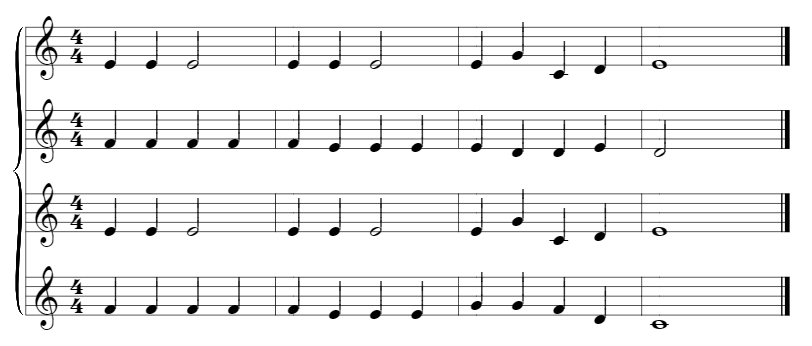
#> input picture Untitled.png, 812 x 346 px; its folder holds only this picture in this run; the run also reads 2 pictures not shown here
$ python main.py . out   (older library calls are emulated)
#> lines starting #> are read from the running program, lines starting #| are printed output that depends on the picture; after the words box and inside, x2 and y2 are one past the last pixel; in counts of white or black regions, pixels touching at a corner belong together
### project.py
#!/usr/bin/env python
# coding: utf-8

# In[1]:


from commonfunctions import *
from utility_functions import *
from skimage.filters import sobel_h, sobel_v, laplace
from skimage.io import imshow, imread
from skimage.filters import threshold_otsu, threshold_niblack, threshold_local, threshold_li, apply_hysteresis_threshold, try_all_threshold
from skimage.morphology import binary_erosion, binary_dilation, binary_opening, binary_closing, skeletonize, thin
from skimage.transform import hough_line, hough_line_peaks, hough_circle, hough_circle_peaks
from skimage.feature import canny, blob_dog, blob_log, blob_doh, corner_harris, corner_subpix, corner_peaks, match_template
from skimage import  color, data, transform, exposure
from skimage.draw import line,disk, circle_perimeter
from scipy.signal import convolve2d
from scipy.ndimage.morphology import binary_fill_holes
from out import *
from classify import classify
import os
import sys

# In[2]:

def program(in_file, out_file):
	## NOTE you can find a list of musical symbols and their names here https://en.wikipedia.org/wiki/List_of_musical_symbols .
	# This facilitates naming variables and writing comments.
	## NOTE We will do the same transformation functions rotate/scale/crop/... on both binary and gray images in parallel
	## so that if anyone needed to work on the gray image at any time. it will be available

	## Thresholding:
	##---------------------------------

	# 'test-set-camera-captured/test-cases/22.jpg'
	# 'test-set-scanned/test-cases/02.PNG'
#> called with in_file = 'Untitled.png', out_file = 'out'
	read_image = imread(in_file)
#> read_image is the input picture: shape (346, 812, 3); min 0, max 255, mean 237.9
	if(len(read_image.shape) == 2):
		gray_image = read_image
	elif(read_image.shape[2] == 3):
		gray_image = rgb2gray(read_image)
	elif(read_image.shape[2] == 4):
		gray_image = rgb2gray(rgba2rgb(read_image))

	binary_image = gray_image
	# thresh = threshold_niblack(binary_image, 55, k=0.8)
	# thresh = threshold_local(binary_image, block_size=205)  # block_size must be odd


	# thresh = threshold_li(binary_image)       # Works well with camera captured images
	thresh = threshold_otsu(binary_image)       # Works well with scanned image (High quality images)
#> thresh = 0.666

	binary_image = binary_image < thresh
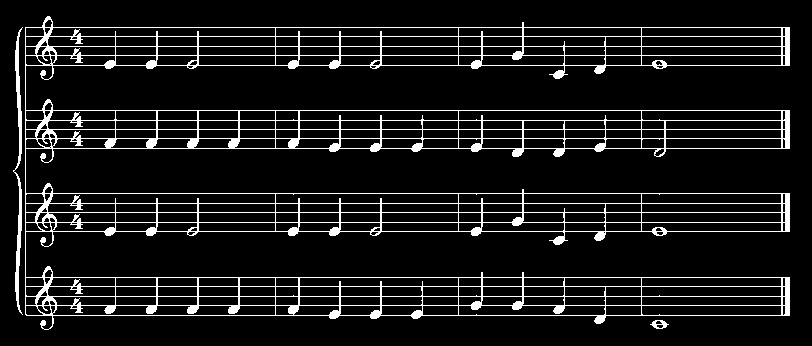
#> binary_image: shape (346, 812) bool; 9.1% white in thin lines or dots, all inside (x1, y1, x2, y2) = (13, 16, 790, 330)
	# binary_image = binary_image.astype('float64')
	# binary_image = binary_fill_holes(binary_image)
	# show_images([gray_image, binary_image], ["Original (gray_image)", "Binarized image"])


	# fig, ax = try_all_threshold(gray_image, figsize=(10, 6), verbose=False)


	# In[3]:


	## Initial Orientation Adjustment:
	##---------------------------------

	#This cell and the next 3 cells were written by Ali & Saad
	#And they are equivalent to:
	rotated_image, rotation_angle = adjust_orientation(binary_image)
	original_image_rotated = transform.rotate(gray_image, rotation_angle, resize=True, clip=False, mode="edge", preserve_range=True)
	# If orientation is incorrect (the image was rotated in the reverse direction) then rotate by 180
	# This is know by checking the location of the "Brace". If it is on the left side then the orientation is correct.
	# if it is on the right side then the orientation is incorrect.
	if(not check_if_orientation_is_correct):
		rotated_image = transform.rotate(binary_image, 180, resize=True, clip=False, cval=0, preserve_range=True)
		original_image_rotated = transform.rotate(gray_image, 180, resize=True, clip=False, cval=0, preserve_range=True)
	# show_images([rotated_image, original_image_rotated], ["Rotated Image" , "Original image rotated"])
	binary_image = rotated_image
	gray_image = original_image_rotated


	# In[4]:


	## Row segmentation
	row_images, row_images_original, seg_locs = segment_image_into_rows(binary_image, gray_image)

	# show_images([remove_staff_lines(row_images[0])])
	## Then column segmentation
	symbols = []
	symbols_no_staff_lines = []
	rows_lines = []
	second_halves_indexes = []

	for i, row_img in enumerate(row_images):
		original_row = row_images_original[i]
		## Adjust orientation again for each row
		row_img, rotation_angle = adjust_orientation(row_img)
		row_img = np.round(row_img).astype(int)

		# draw_lines_on_image(row_img, reduce_lines_to_5(detect_lines(row_img)))


		###############################START SPLITTING ROW IN 2 HALVES################################

		row_img, original_row = truncate_left_and_right_empty_spaces(row_img, original_row)
		# row_img, original_row = remove_right_side_bold_barline(row_img, original_row)
		# row_img, original_row = remove_left_side_brace(row_img, original_row)

		vertical_histogram = get_vertical_histogram(row_img)
		max_freq_col = get_most_repeated_pixel_count_in_columns(row_img)
		cut_position = len(vertical_histogram)//2
		while(vertical_histogram[cut_position] > max_freq_col):
			cut_position += 1

		# CUT ROW IN TWO HALVES
		img_row_first_half = row_img[:, :cut_position]
		img_row_second_half = row_img[:, cut_position:]
		original_row_first_half = original_row[:, :cut_position]
		original_row_second_half = original_row[:, cut_position:]

		# ROTATE EACH HALF
		img_row_first_half, rotation_angle = adjust_orientation(img_row_first_half)
		img_row_first_half= np.round(img_row_first_half).astype(int)

		original_row_first_half = transform.rotate(original_row_first_half, rotation_angle, resize=True, clip=False, cval=0)
		original_row_first_half= np.round(original_row_first_half).astype(int)


		img_row_second_half, rotation_angle = adjust_orientation(img_row_second_half)
		img_row_second_half= np.round(img_row_second_half).astype(int)

		original_row_second_half = transform.rotate(original_row_second_half, rotation_angle, resize=True, clip=False, cval=0)
		original_row_second_half= np.round(original_row_second_half).astype(int)

		# show_images([original_row_first_half, original_row_second_half, img_row_first_half, img_row_second_half])

		# EXTRACT (SYMBOLS, SYMBOLS WITHOUT STAFF LINES, AND STAFF LINES POISITIONS) FROM EACH HALF
		first_half_symbols_original, first_half_symbols_no_staff_lines, first_half_lines = segment_symbols(img_row_first_half, original_row_first_half, True)
		second_half_symbols_original, second_half_symbols_no_staff_lines, second_half_lines = segment_symbols(img_row_second_half, original_row_second_half, True)


		if(len(first_half_lines) < 5):
			first_half_lines = reduce_lines_to_5(detect_lines(row_img))

		if(len(second_half_lines) < 5):
			second_half_lines = reduce_lines_to_5(detect_lines(row_img))


		symbols_in_row_original = first_half_symbols_original
		second_half_index = len(first_half_symbols_original)
		symbols_in_row_original.extend(second_half_symbols_original)


		symbols_in_row_no_staff_lines = first_half_symbols_no_staff_lines
		symbols_in_row_no_staff_lines.extend(second_half_symbols_no_staff_lines)

		second_halves_indexes.append(second_half_index)


		symbols.append(symbols_in_row_original)
		symbols_no_staff_lines.append(symbols_in_row_no_staff_lines)

		rows_lines.append([first_half_lines, second_half_lines])


    # In[5]:

	labeled_symbols = classify(symbols_no_staff_lines)

	classified_symbols_with_positions = []

	classified_symbols_with_positions_all_img = []


	for i, row in enumerate(symbols_no_staff_lines):
		First_half_lines = np.array(rows_lines[i][0])
		Second_half_lines = np.array(rows_lines[i][0])
		first_half_avg_spacing =  int(get_avg_line_spacing(First_half_lines))
		second_half_avg_spacing =  int(get_avg_line_spacing(Second_half_lines))

		for j, symbol in enumerate(row):
			diameter = first_half_avg_spacing if j < second_halves_indexes[i] else second_half_avg_spacing
			lines = First_half_lines if j < second_halves_indexes[i] else Second_half_lines

			label = labeled_symbols[i][j]

			classified_symbol_with_position = calc_symbol_position(symbol, label, lines)
			classified_symbols_with_positions.append(classified_symbol_with_position)

			# If Finished computing "classified_symbols_with_positions" for half a row (first or second half)
			if(j == second_halves_indexes[i]-1 or j == len(row)-1):
				lines_locs = lines[:,:,1][:,0]
				pitches = [
					lines_locs[0] - diameter,			#b2
					# lines_locs[0] - diameter//2,	#a2
					lines_locs[0],								#g2
					# lines_locs[0] + diameter//2,	#f2
					lines_locs[1],								#d2
					# lines_locs[1] + diameter//2,	#c2
					lines_locs[2],								#b
					# lines_locs[2] + diameter//2,	#a
					lines_locs[3],                #g
					# lines_locs[3] + diameter//2,	#f
					lines_locs[4],								#e
					# lines_locs[4] + diameter//2,	#d
					lines_locs[4] + diameter,			#c
					]

				classified_symbols_with_positions_all_img.append(classified_symbols_with_positions)

				classified_symbols_with_positions = []


	# print(len(classified_symbols_with_positions_all_img))
	if(in_file.find("/") != -1):
		img_name = in_file.split('/')[-1]
	else: # if the os is using '/' split using
		img_name = in_file.split('\\')[-1]
	get_output(classified_symbols_with_positions_all_img, pitches, diameter, out_file, img_name)


########################################################################################################################################
########################################################################################################################################
########################################################################################################################################

##----MAIN----##
def main_program(in_directory, out_directory):
	path_to_test_cases = os.path.normpath(in_directory) # './test-set-scanned/test-cases'
	path_to_output = os.path.normpath(out_directory) 		# './abc'

	for fn in os.listdir(path_to_test_cases):
		try:
			path = os.path.join(path_to_test_cases, fn)
			path = os.path.normpath(path)
			program(path, path_to_output)
		except:
			print("Oops!", sys.exc_info()[0], "occurred.")
			print("Next entry.")


### utility_functions.py
import numpy as np
import math
#matplotlib
import matplotlib.pyplot as plt
from matplotlib.pyplot import bar
from matplotlib import cm
# Edges
from skimage import data, transform, exposure
from skimage.color import rgb2gray,rgb2hsv
from skimage.filters import median, sobel_h, sobel, sobel_v,roberts, prewitt, threshold_otsu, threshold_niblack, threshold_li, apply_hysteresis_threshold, try_all_threshold
from skimage.feature import canny
from skimage.morphology import binary_erosion, binary_dilation, binary_opening, binary_closing, skeletonize, thin
from skimage.transform import hough_line, hough_line_peaks
from skimage.exposure import histogram
from skimage.draw import line,disk
from skimage.feature import match_template, canny
from scipy.signal import convolve2d
from commonfunctions import *
from scipy.ndimage.morphology import binary_fill_holes


## Utility Functions:
##---------------------------------

## ForSegmentation
##---------------------------------

def adjust_orientation(img):
	skeletonized_image = skeletonize(img) #NOTE this might cause problems if the image is corrupted badly by skeletonization.
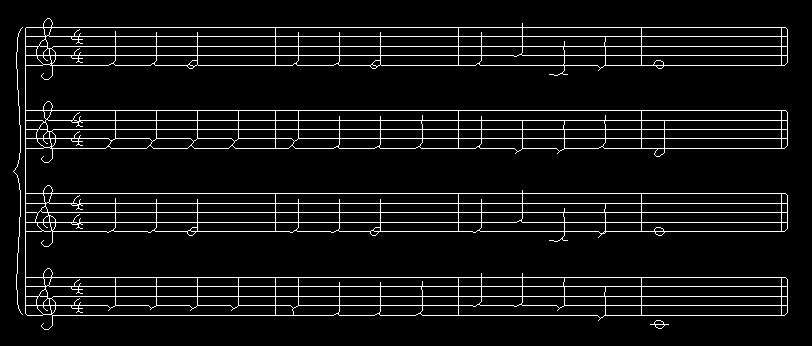
#> skeletonized_image: shape (346, 812) bool; 6.7% white in thin lines or dots, all inside (x1, y1, x2, y2) = (13, 18, 788, 330)
	# skeletonized_image = img            #Un comment this line and comment the above line if skeletonization causes any issues.

	tested_angles = np.linspace(-np.pi / 2, np.pi / 2, 360)
	h, theta, d = hough_line(skeletonized_image, theta=tested_angles)
#> theta = 360 values from -1.57 to 1.57; d = 1767 values from -883 to 883
#> (the rest of the program and of its run is left out)
